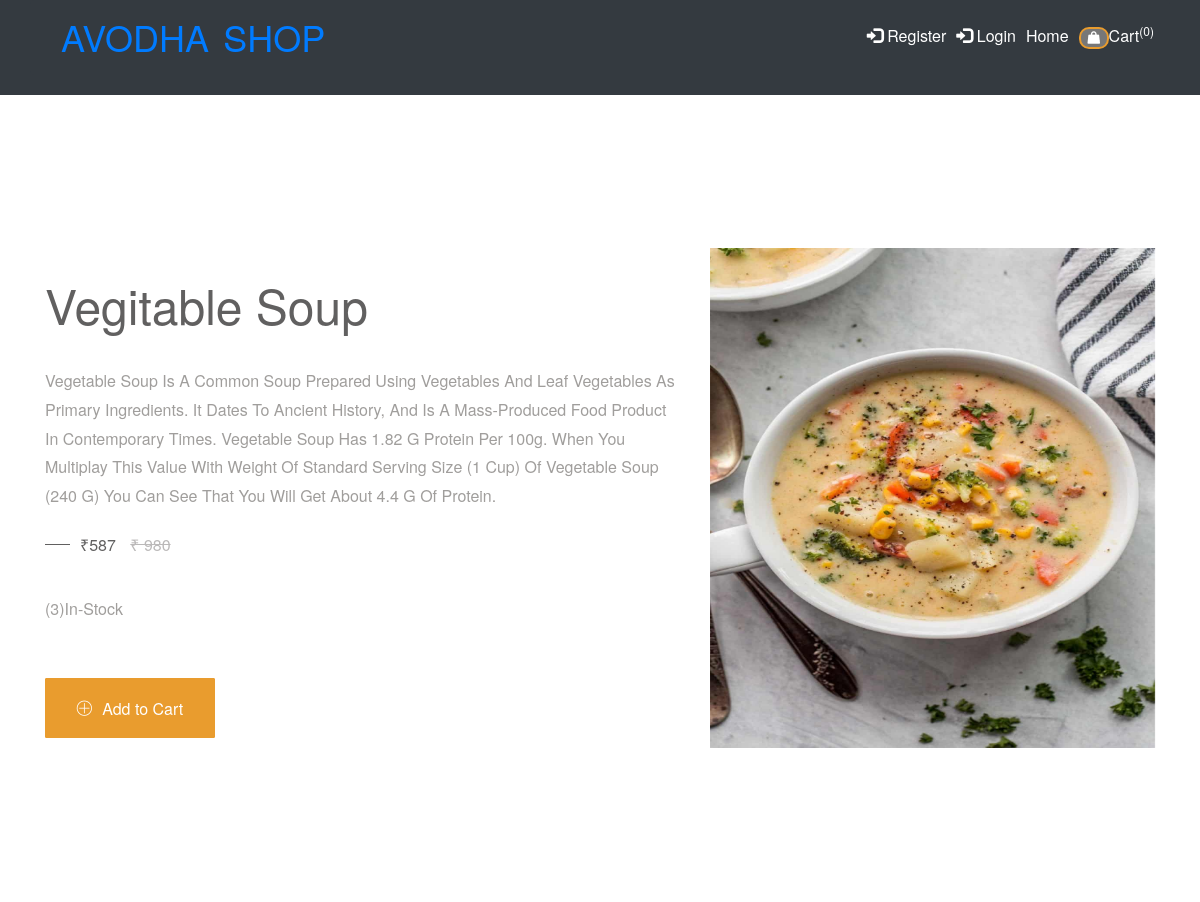
The page /vegetable-recipe/vegitable-soup on the database its author committed.
### shop/models.py (models this page shows, shortened)
class products(models.Model):
    name = models.CharField(max_length=150, unique=True)
    slug = models.SlugField(max_length=150, unique=True)
    img=models.ImageField(upload_to='product')
    desc=models.TextField()
    stock=models.IntegerField()
    available=models.BooleanField()
    price=models.IntegerField()
    category=models.ForeignKey(categ,on_delete=models.CASCADE)

### shop/views.py (the view)
# urls.py: path('<slug:c_slug>/<slug:product_slug>',views.proddetails,name='details'),
def proddetails(request,c_slug,product_slug):
    try:
        prod=products.objects.get(category__slug=c_slug,slug=product_slug)
    except Exception as e:
        raise e
    return render(request,'item.html',{'pr':prod})

### cart/context_processor.py (called while the page is built)
def count(request):
    item_count=0
    if 'admin' in request.path:
        return {}
    else:
        try:
            ct=cartlist.objects.filter(cart_id=c_id(request))
            cti=items.objects.all().filter(cart=ct[:1])
            for c in cti:
                item_count+=c.quan
        except cartlist.DoesNotExist:
            item_count=0
        return dict(itc=item_count)

### cart/views.py (called while the page is built)
def c_id(request):
    ct_id = request.session.session_key
    if not ct_id:
        ct_id = request.session.create()
    return ct_id

### templates/item.html (shortened to what this page needs)
{% extends 'base.html' %}
{% load static %}
{% block content %}
<!doctype html>
<html class="no-js" lang="en">
    <head>
        <link rel="stylesheet" href="{% static 'pr/css/font-awesome.min.css' %}">
		<link rel="stylesheet" href="{% static 'pr/css/linearicons.css' %}">
        <link rel="stylesheet" href="{% static 'pr/css/animate.css' %}">
        <link rel="stylesheet" href="{% static 'pr/css/owl.carousel.min.css' %}">
		<link rel="stylesheet" href="{% static 'pr/css/owl.theme.default.min.css' %}">
        <link rel="stylesheet" href="{% static 'pr/css/bootstrap.min.css' %}">
		<link rel="stylesheet" href="{% static 'pr/css/bootsnav.css' %}" >
        <link rel="stylesheet" href="{% static 'pr/css/style.css' %}">
        <link rel="stylesheet" href="{% static 'pr/css/responsive.css' %}">
        <link rel="stylesheet" href="https://cdn.jsdelivr.net/npm/bootstrap@4.0.0/dist/css/bootstrap.min.css">
		<link rel="stylesheet" href="https://maxcdn.bootstrapcdn.com/bootstrap/3.4.1/css/bootstrap.min.css">
    </head>
	<body>
<div class="item active">
						<div class="single-slide-item slide1">
							<div class="container">
								<div class="welcome-hero-content">
									<div class="row">
										<div class="col-sm-7">
											<div class="single-welcome-hero">
												<div class="welcome-hero-txt">
													<h2>{{pr.name}}</h2>
													<p>
														{{pr.desc}}
													</p>
													<div class="packages-price">
														<p>
															₹{{pr.price}}
															<del>₹ 980</del>
														</p>
													</div>
													<p>({{pr.stock}})In-Stock</p>
	                                                {% if pr.stock <= 0 %}
													<h1 style="color:red">sorry no stock left</h1>
													{% else %}
													<button class="btn-cart welcome-add-cart" onclick="window.location.href='{% url 'addcart' pr.id %}'">
														<span class="lnr lnr-plus-circle"></span>
														add <span>to</span> cart
													</button>
													{% endif %}
												</div>
											</div>
										</div>
										<div class="col-sm-5">
											<div class="single-welcome-hero">
												<div class="welcome-hero-img">
													<img src="{{pr.img.url}}" alt="slider image" style="height:500px;width:500px;">
												</div>
											</div>
										</div>
									</div>
								</div>
							</div>
						</div>
					</div>
    </body>
</html>
{% endblock %}

### static/pr/css/bootsnav.css (style rules this page uses)
body { -webkit-transition: all 0.3s ease-in-out; -moz-transition: all 0.3s ease-in-out; -o-transition: all 0.3s ease-in-out; -ms-transition: all 0.3s ease-in-out; transition: all 0.3s ease-in-out; }

### static/pr/css/style.css (style rules this page uses)
* { padding: 0; margin: 0; }
* { -webkit-box-sizing:border-box; -moz-box-sizing:border-box; -o-box-sizing:border-box; -ms-box-sizing:border-box; box-sizing:border-box; }
body { font-family: 'Roboto', sans-serif; font-size:16px; color:#a09e9c; background: #fff; text-transform: capitalize; max-width:1920px; margin:0 auto; overflow-x:hidden; }
h1,h2,h3,h4,h5,h6 { margin: 0; color:#5f5b57; font-size: 18px; font-weight: 500; }
p { margin: 0; color:#a09e9c; font-size:16px; line-height: 1.8; }
img { border:none;max-width:100%; height:auto; }
select,input,textarea,button { box-shadow:none;outline:0!important; }
button { background: transparent;border: 0; }
html,body { height: 100%; }
.btn-cart { display: flex; justify-content: center; align-items: center; background: #e99c2e; border: 1px solid #e99c2e; width: 80px; height: 30px; white-space: nowrap; color: #fff; font-size: 12px; font-weight: 500; text-transform: capitalize; border-radius: 3px; }
.packages-price p { position: relative; color: #616060; font-size: 16px; font-weight: 500; }
.packages-price del,.packages-price span { color: #bbb9b9; font-size: 16px; font-weight: 500; }
.packages-price del { margin-left: 10px; }
.single-slide-item { position: relative; background-size: cover; background-position: center; }
.single-slide-item.slide1 { background:transparent; }
.single-welcome-hero { display: flex; align-items: center; flex-direction: column; justify-content: center; height: 920px; }
.welcome-hero-txt h2 { font-size: 48px; color: #616060; font-weight: 400; margin: 20px 0 22px; }
.welcome-hero-txt p { margin: 35px 0 20px; }
.welcome-hero-txt .packages-price p { margin: 0; padding-left: 35px; }
.packages-price p:before { position: absolute; content: ""; width: 25px; height: 1px; background: #616060; top: 45%; left: 0; }
.btn-cart.welcome-add-cart,.btn-cart.welcome-add-cart.welcome-more-info { width: 170px; height: 60px; line-height: 60px; border-radius: 1px; font-size: 16px; font-weight: 500; display: inline-block; margin-top: 34px; -webkit-transition: 0.3s linear; -moz-transition: 0.3s linear; -ms-transition: 0.3s linear; -o-transition: 0.3s linear; transition: 0.3s linear; }
.btn-cart.welcome-add-cart span { text-transform: lowercase; }
.btn-cart.welcome-add-cart span.lnr.lnr-plus-circle { position: relative; top: 0px; font-size: 16px; margin-right: 5px; }

### static/pr/css/responsive.css (style rules this page uses)
@media screen and (max-width:1440px) { .single-welcome-hero { height: 807px; } }

### rows shown on the page
products: name "Vegitable Soup", desc "Vegetable Soup Is A Common Soup Prepared Using Vegetables And Leaf Vegetables As Primary Ingredients. It Dates To Ancient History, And Is A Mass-Produced Food Product In Contemporary Times. Vegetable Soup Has 1.82 G Protein Per 100g. When You Multiplay This Value With Weight Of Standard Serving Size (1 Cup) Of Vegetable Soup (240 G) You Can See That You Will Get About 4.4 G Of Protein.", price "587", stock "3", img (picture)

### other values the page prints
{{ itc }} "0"
